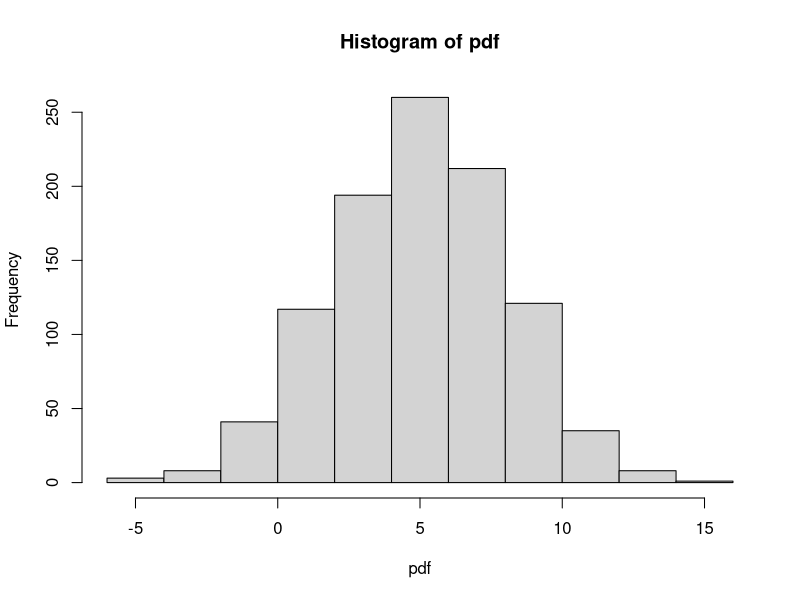
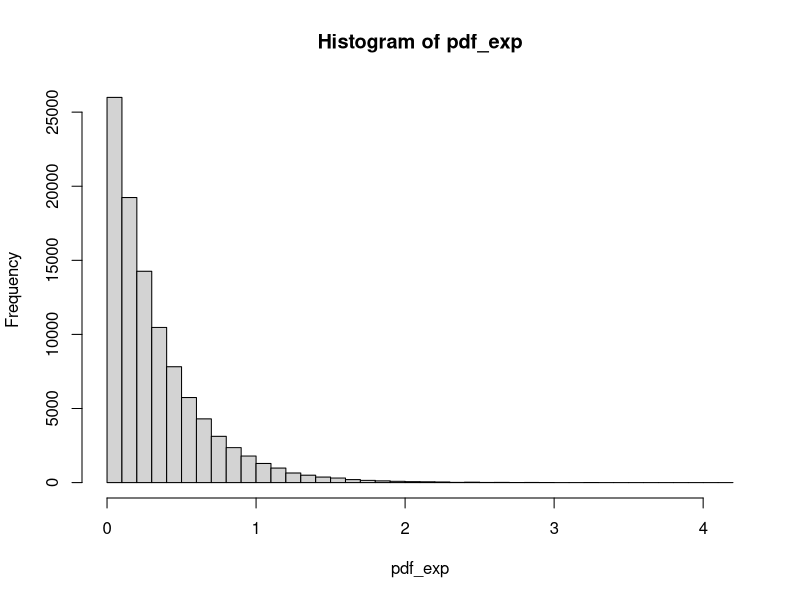
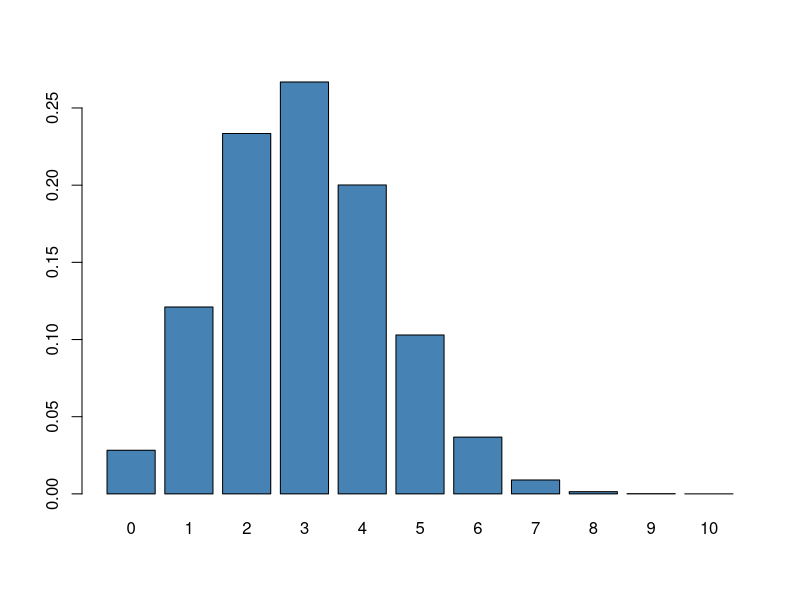
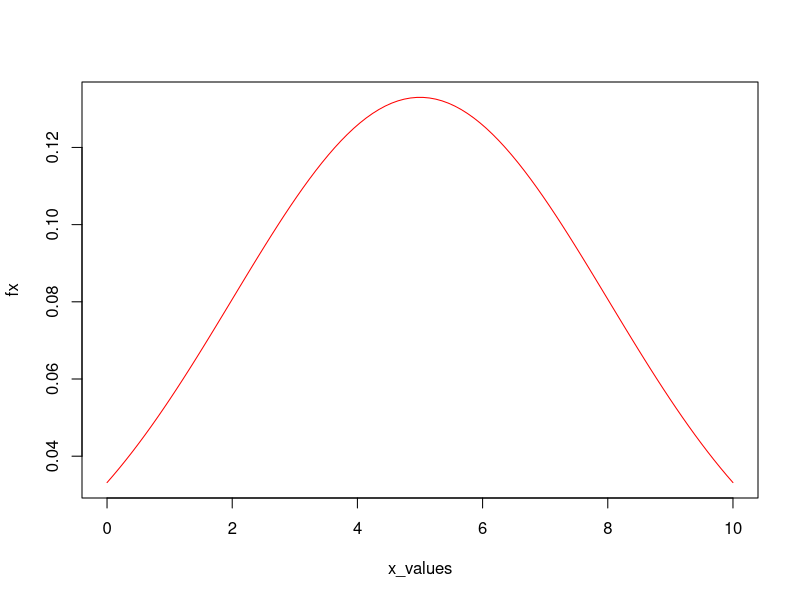
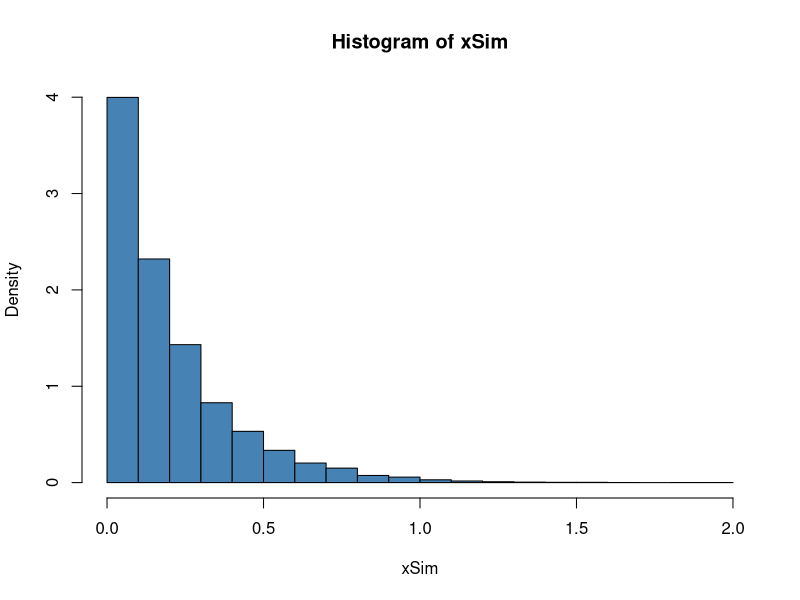
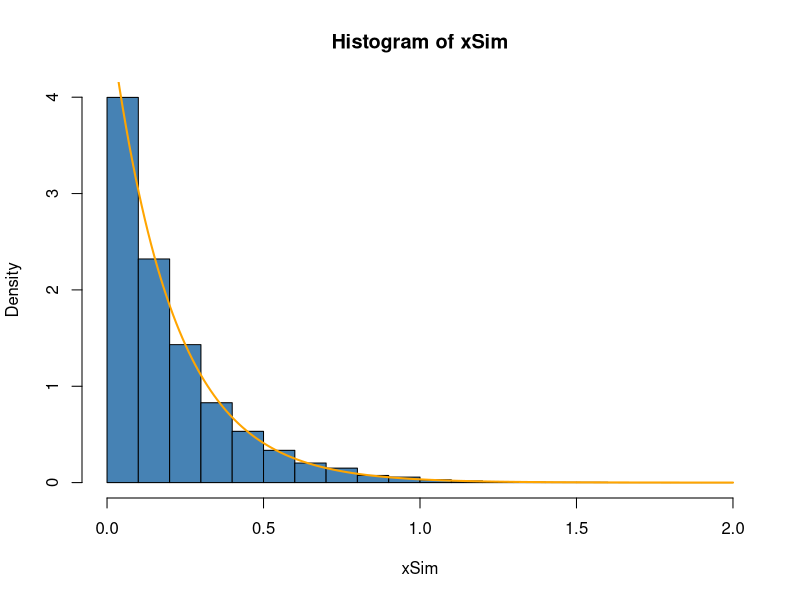
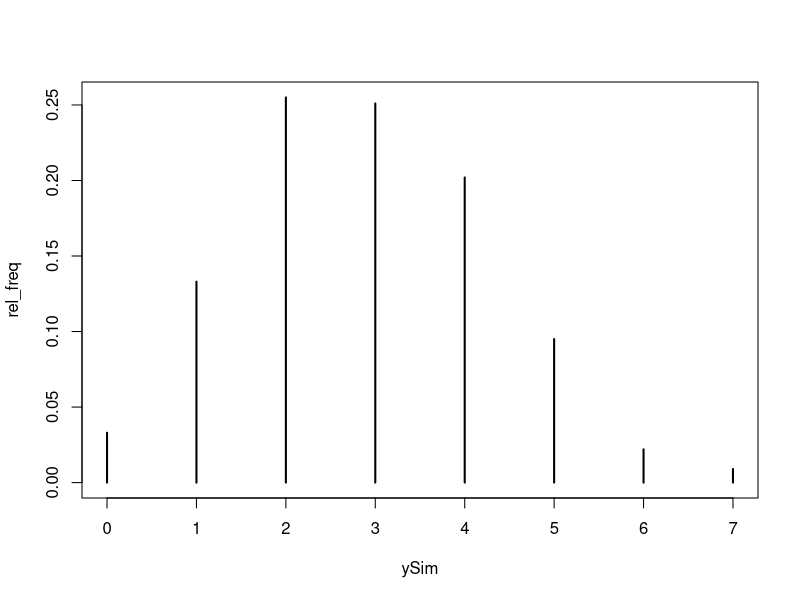
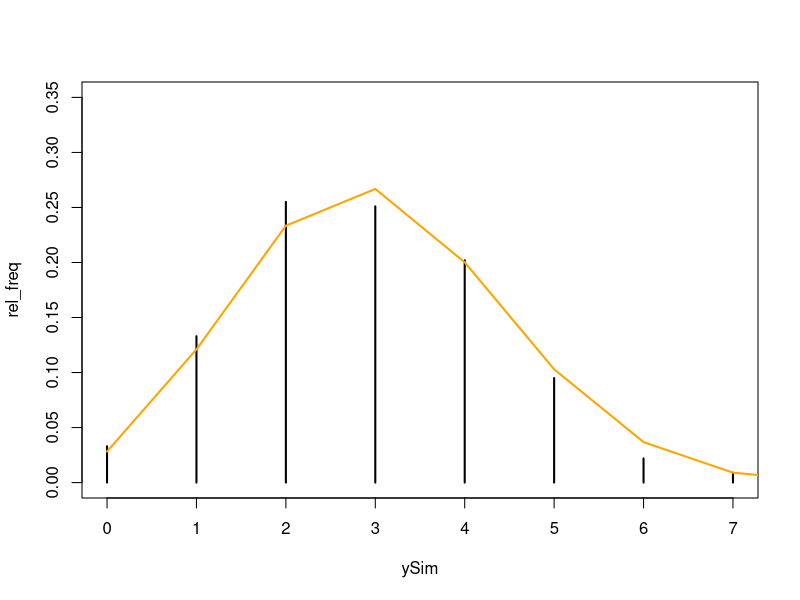

Generate these figures, in order, with R:
n<-1000
pdf <- rnorm(n=n, mean=5, sd=3)
hist(pdf)
mean(pdf)

pdf_exp <- rexp(n=100000, rate = 3)
hist(pdf_exp,breaks = 40)
mean(pdf_exp)
1/3

# d_funktionen i R

# Y ~ Bin(n = 10, p = 0.3)

#P(Y=3)
dbinom(x=3,size=10,prob = 0.3)

#P(Y=O)
dbinom(x=0,size=10,prob = 0.3)

#P(Y=O) och P(Y=3)
dbinom(x=c(0,3),size=10,prob=0.3)

#plotta sannolikhetsfunktionen i R
Y = 0:10
sannolikheter = dbinom(x = Y, size = 10, prob = 0.3)
sannolikheter
 names(sannolikheter)=Y
 barplot(sannolikheter,col="steelblue")

#p_funktionen:
#P(Y<=2)
pbinom(q=2, size=10, prob=0.3)
sum(dbinom(x=c(0,1,2), size =10, prob=0.3))

#P(Y>5)
1- pbinom(q=5, size=10, prob = 0.3)

# X ~ N(μ=5, sd=3) 
dnorm(x=5,mean=5,sd=3)
dnorm(x= c(3,4,5,5.7,8),mean=5,sd=3)

x_values = seq(from=0, to=10, length=100)
x_values
fx=dnorm(x=x_values,mean=5,sd=3)
plot(x=x_values,y=fx,type = "l", col="red")
#p-funktionen:
#P(X<7)
pnorm(q=7,mean=5,sd=3)
# för hand:
(7-5)/3
#P(2<X<7)
pnorm(q=7,mean=5,sd=3)-pnorm(q=2, mean=5, sd=3)
#P(X>7.5)
1-(pnorm(q=7.5,mean=5,sd=3))




#kontinuerlig variabel
# X ~ Exp(lambda=5)
xSim = rexp(n=10000, rate=5)
head(xSim,10)
hist(xSim, col="steelblue",freq = FALSE)

x_values = seq(from = 0, to = 2, length = 200)
fx = dexp(x = x_values, rate = 5)
hist(xSim, col="steelblue",freq = FALSE)
lines(x= x_values, y = fx, col = "orange", lwd = 2)

#diskret variabel
#Y ~ Bin(n=10, p=0.4)

ySim = rbinom(n=1000, size = 10, prob = 0.3)
rel_freq = prop.table(table(ySim))
rel_freq
plot(rel_freq) #observerade värden
y_values = 0:10
real_probs = dbinom(x=y_values, size = 10, prob = 0.3)

plot(rel_freq,ylim=c(0,0.35))
lines(x=y_values, y=real_probs,col="orange",lwd=2)

#X~Geo(p=0.3)
xSim = rgeom(n=1000, prob=0.3)
hist(xSim) #ej lämpligt då xSim är diskret
barplot(xSim)

#räkna ut relativa frekvenser
rel_freq = prop.table(table(xSim))
rel_freq

barplot(rel_freq)

#teoretisk fördelning:
x= dgeom(x=0:16, prob=0.3)
plot(rel_freq)
lines(x = 0:16, y=x)

